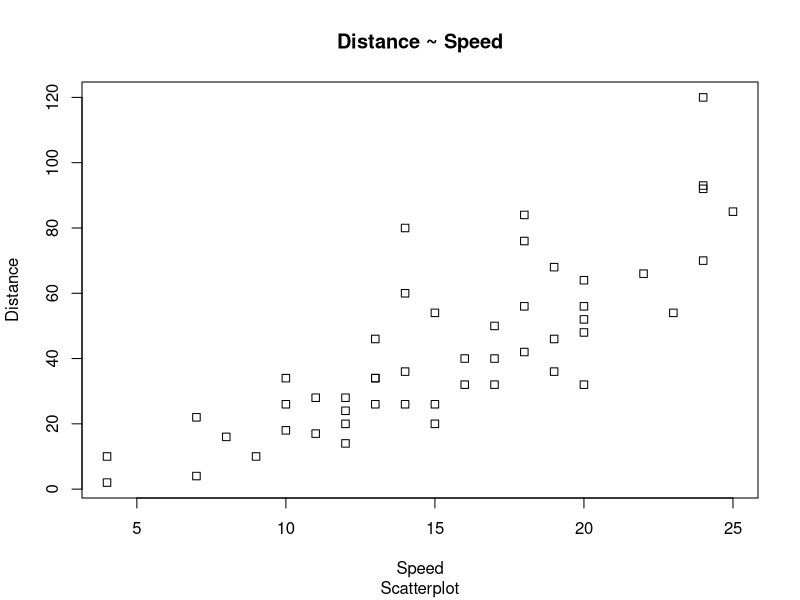

The R script that drew this image: (Note: this script raises an error after producing the figure.)
# Necessary since the RNG has been changed after the exercises have been crafted.
RNGkind(sample.kind = "Rounding")

# Plotting example with squares instead of circles
par(pch=0)
plot(cars$speed, cars$dist, main = "Distance ~ Speed", xlab = "Speed", ylab = "Distance", sub = "Scatterplot")

# Draw a histogram of a vector called "v" that has been defined for you and the
# curve of log x, when x∈[0,10], to the same graph using the hist() and curve() 
# functions. First follow these instructions to set the plotting layout and the 
# graphical parameters with the par() function:
# - Set the plotting layout so that the plots are next to each other.
# - Set the text size to 150% larger than default.
# - Set the plotting color to red. 
# - Set the line type to a dashed line.
# Also don't only draw the plots. Store the return value of the hist() and curve()
# functions with the right arguments to variables h and c respectively.
par(mfrow = c(1, 2), cex = 1.5, col = "red", lty = 2)
h = hist(v)
c = curve(log(x), from = 0, to = 10)
